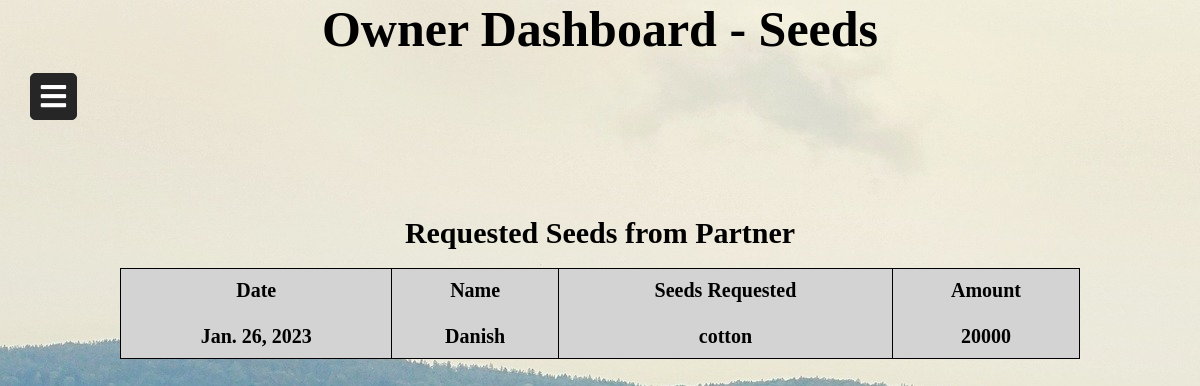
Page /owner_seeds on the committed database.
### Agriculture/models.py (models this page shows)
class Seeds(models.Model):
    partner_name = models.CharField(max_length=122, null=True)
    seeds = models.CharField(max_length=122, null=True)
    date = models.DateField(null=True)
    amount = models.IntegerField(null=True)

### Agriculture/views.py (the view)
# urls.py: path("owner_seeds", views.owner_seeds, name = "Owner_Seeds"),
def owner_seeds(request):
    partner_name = Seeds.objects.values_list('partner_name')
    partner_name = removespaces(partner_name)
    seed_req = Seeds.objects.values_list('seeds')
    seed_req = removespaces(seed_req)
    date = Seeds.objects.values_list('date')
    date = removespaces(date)
    amount = Seeds.objects.values_list('amount')
    amount = removespaces(amount)
    dict_seeds_req = {'partner_name': partner_name, 'seed_req': seed_req, 'date': date, 'amount': amount}
    return render(request, 'owner_seeds.html', dict_seeds_req)

### Agriculture/views.py (called while the page is built)
def removespaces(lst):
    res_lst = []
    for i in range(len(lst)):
        res_lst.append(lst[i][0])
    return res_lst

### templates/owner_seeds.html (shortened to what this page needs)
<!DOCTYPE html>
<html>
<head>
    <link rel="stylesheet" href="https://cdnjs.cloudflare.com/ajax/libs/font-awesome/5.15.3/css/all.min.css"/>
</head>
<body style="background-image: url(/static/public/loginPage_b3.jpg);">
<span><h1>Owner Dashboard - Seeds</h1></span>
<label for="check">
    <i class="fas fa-bars" id="btn"></i>
</label>
<br><br><br><br><br><br>
<h2 class="records-heading">Requested Seeds from Partner</h2><br>
<table id="transaction-table">
    <tr align="center">
        <th>Date<br>
            <br>
            <ul>
                {% for date in date %}
                <p>{{ date }}</p>
                {% endfor %}
            </ul>
        </th>
        <th>Name<br>
            <br>
            <ul>
                {% for name in partner_name %}
                <p>{{ name }}</p>
                {% endfor %}
            </ul>
        </th>
        <th>Seeds Requested<br>
            <br>
            <ul>
                {% for seeds in seed_req %}
                <p>{{ seeds }}</p>
                {% endfor %}
            </ul>
        </th>
        <th>Amount<br>
            <br>
            <ul>
                {% for amt in amount %}
                <p>{{ amt }}</p>
                {% endfor %}
            </ul>
        </th>
    </tr>
</table>
</body>
</html>

### templates/owner_seeds.html (style rules this page uses)
* { margin: 0; padding: 0; text-decoration: none; }
label #btn,label #cancel { position: absolute; cursor: pointer; color: white; border-radius: 5px; border: 1px solid #262626; margin: 15px 30px; font-size: 29px; background: #262626; height: 45px; width: 45px; text-align: center; line-height: 45px; transition: all .5s ease; }
h1 { text-align: center; font-size: 50px; font-weight: bold; }
.records-heading { text-align: center; font-size: 30px; margin-top: 50px; }
table { width: 80%; margin: 0 auto; border-collapse: collapse; }
th,td { border: 1px solid black; padding: 10px; font-size: 20px; }
th { background-color: lightgray; }

### rows in the picture
Seeds: date "Jan. 26, 2023", partner_name "Danish", seeds "cotton"

### other values in the picture
{{ amt }} "20000"
